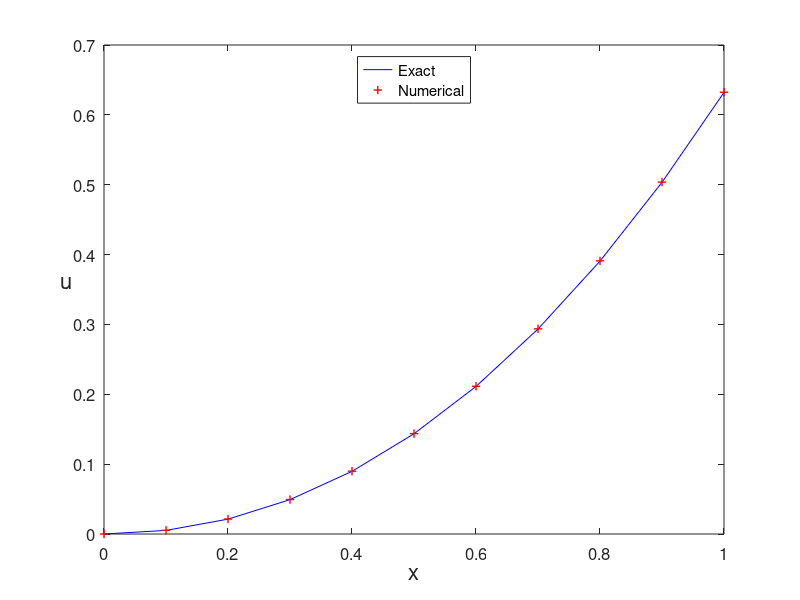

Write MATLAB code to recreate this figure.
% Trapezoidal.m
% Trapezoidal rule for the ODE model
% u'(x)=x^2+x-u, x in [0,1] 
% Initial condition: u(0)=0 ;
% Exact solution: u(x)=-exp(-x)+x^2-x+1.
clear all;  clf
h=0.1;
x=0:h:1;                       % function interval
N=length(x)-1;
u(1)=0;                        % initial value
for n=1:N
    u(n+1)=(2-h)/(2+h).*u(n)+h/(2+h).*(x(n)^2+x(n)+x(n+1)^2+x(n+1));
end
ue=-exp(-x)+x.^2-x+1;          % exact solution
plot(x,ue,'b-',x,u,'r+','LineWidth',1)
legend('Exact ','Numerical','location','North')
%title('Trapezoidal rule','fontsize',12)
set(gca,'fontsize',12)
xlabel('x','fontsize', 16), ylabel('u','fontsize',16,'Rotation',0)

% print -dpng -r600  Trapezoidal.png
